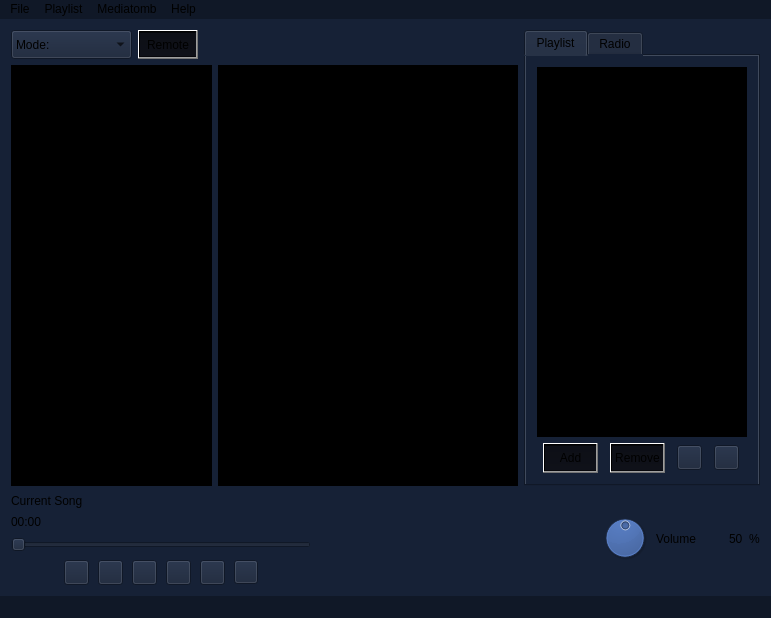
<?xml version="1.0" encoding="UTF-8"?>
<ui version="4.0">
 <class>BeagleMain</class>
 <widget class="QMainWindow" name="BeagleMain">
  <property name="geometry">
   <rect>
    <x>0</x>
    <y>0</y>
    <width>771</width>
    <height>618</height>
   </rect>
  </property>
  <property name="minimumSize">
   <size>
    <width>721</width>
    <height>460</height>
   </size>
  </property>
  <property name="windowTitle">
   <string>BeagleTomb v.0.1.8</string>
  </property>
  <property name="windowIcon">
   <iconset resource="../images/BTres.qrc">
    <normaloff>:/images/beagletomb_icon.png</normaloff>:/images/beagletomb_icon.png</iconset>
  </property>
  <property name="styleSheet">
   <string notr="true">background-color: rgb(16, 24, 39);</string>
  </property>
  <widget class="QWidget" name="centralWidget">
   <property name="styleSheet">
    <string notr="true">background-color: rgb(22, 33, 54);</string>
   </property>
   <layout class="QVBoxLayout" name="verticalLayout_11">
    <item>
     <layout class="QVBoxLayout" name="verticalLayout_10">
      <item>
       <layout class="QHBoxLayout" name="horizontalLayout_11">
        <item>
         <layout class="QVBoxLayout" name="verticalLayout_9">
          <item>
           <layout class="QHBoxLayout" name="horizontalLayout_2">
            <item>
             <widget class="QComboBox" name="MODE_combo">
              <property name="minimumSize">
               <size>
                <width>121</width>
                <height>29</height>
               </size>
              </property>
              <property name="maximumSize">
               <size>
                <width>121</width>
                <height>29</height>
               </size>
              </property>
              <property name="styleSheet">
               <string notr="true">background-color: rgb(22, 33, 54);</string>
              </property>
              <item>
               <property name="text">
                <string>Mode:</string>
               </property>
              </item>
              <item>
               <property name="text">
                <string>Artists</string>
               </property>
              </item>
              <item>
               <property name="text">
                <string>Albums</string>
               </property>
              </item>
              <item>
               <property name="text">
                <string>Songs</string>
               </property>
              </item>
              <item>
               <property name="text">
                <string>Videos</string>
               </property>
              </item>
             </widget>
            </item>
            <item>
             <widget class="QToolButton" name="but_remote_tog">
              <property name="minimumSize">
               <size>
                <width>60</width>
                <height>29</height>
               </size>
              </property>
              <property name="maximumSize">
               <size>
                <width>60</width>
                <height>29</height>
               </size>
              </property>
              <property name="styleSheet">
               <string notr="true">background-color: qlineargradient(spread:reflect, x1:1, y1:1, x2:1, y2:0, stop:0 rgba(0, 0, 0, 255), stop:0.0480769 rgba(15, 17, 25, 255), stop:0.951923 rgba(13, 15, 22, 255), stop:1 rgba(0, 0, 0, 255));</string>
              </property>
              <property name="text">
               <string>Remote</string>
              </property>
              <property name="checkable">
               <bool>true</bool>
              </property>
              <property name="checked">
               <bool>false</bool>
              </property>
             </widget>
            </item>
            <item>
             <spacer name="horizontalSpacer_2">
              <property name="orientation">
               <enum>Qt::Horizontal</enum>
              </property>
              <property name="sizeHint" stdset="0">
               <size>
                <width>200</width>
                <height>20</height>
               </size>
              </property>
             </spacer>
            </item>
           </layout>
          </item>
          <item>
           <layout class="QHBoxLayout" name="horizontalLayout_4">
            <item>
             <widget class="QListView" name="MenuList">
              <property name="minimumSize">
               <size>
                <width>180</width>
                <height>200</height>
               </size>
              </property>
              <property name="maximumSize">
               <size>
                <width>240</width>
                <height>16777215</height>
               </size>
              </property>
              <property name="styleSheet">
               <string notr="true">background-color: rgb(0, 0, 0);</string>
              </property>
             </widget>
            </item>
            <item>
             <widget class="QListView" name="TitleList">
              <property name="minimumSize">
               <size>
                <width>300</width>
                <height>200</height>
               </size>
              </property>
              <property name="styleSheet">
               <string notr="true">background-color: rgb(0, 0, 0);</string>
              </property>
             </widget>
            </item>
           </layout>
          </item>
         </layout>
        </item>
        <item>
         <widget class="QTabWidget" name="tabWidget">
          <property name="minimumSize">
           <size>
            <width>140</width>
            <height>200</height>
           </size>
          </property>
          <property name="maximumSize">
           <size>
            <width>275</width>
            <height>16777215</height>
           </size>
          </property>
          <property name="toolTip">
           <string/>
          </property>
          <property name="styleSheet">
           <string notr="true"/>
          </property>
          <property name="currentIndex">
           <number>0</number>
          </property>
          <property name="elideMode">
           <enum>Qt::ElideRight</enum>
          </property>
          <property name="usesScrollButtons">
           <bool>false</bool>
          </property>
          <widget class="QWidget" name="Playlist_tab">
           <property name="sizePolicy">
            <sizepolicy hsizetype="Expanding" vsizetype="Expanding">
             <horstretch>0</horstretch>
             <verstretch>0</verstretch>
            </sizepolicy>
           </property>
           <property name="minimumSize">
            <size>
             <width>150</width>
             <height>0</height>
            </size>
           </property>
           <property name="styleSheet">
            <string notr="true"/>
           </property>
           <attribute name="title">
            <string>Playlist</string>
           </attribute>
           <layout class="QVBoxLayout" name="verticalLayout_4">
            <item>
             <layout class="QVBoxLayout" name="verticalLayout_2">
              <item>
               <widget class="QListView" name="PlayList">
                <property name="sizePolicy">
                 <sizepolicy hsizetype="Expanding" vsizetype="Expanding">
                  <horstretch>0</horstretch>
                  <verstretch>0</verstretch>
                 </sizepolicy>
                </property>
                <property name="minimumSize">
                 <size>
                  <width>170</width>
                  <height>200</height>
                 </size>
                </property>
                <property name="maximumSize">
                 <size>
                  <width>300</width>
                  <height>800</height>
                 </size>
                </property>
                <property name="toolTip">
                 <string>loop/shuffle coming soon</string>
                </property>
                <property name="styleSheet">
                 <string notr="true">background-color: rgb(0, 0, 0);</string>
                </property>
               </widget>
              </item>
              <item>
               <layout class="QHBoxLayout" name="horizontalLayout_7">
                <property name="sizeConstraint">
                 <enum>QLayout::SetDefaultConstraint</enum>
                </property>
                <item>
                 <widget class="QPushButton" name="ADD_but">
                  <property name="minimumSize">
                   <size>
                    <width>55</width>
                    <height>30</height>
                   </size>
                  </property>
                  <property name="maximumSize">
                   <size>
                    <width>55</width>
                    <height>30</height>
                   </size>
                  </property>
                  <property name="styleSheet">
                   <string notr="true">background-color: qlineargradient(spread:reflect, x1:1, y1:1, x2:1, y2:0, stop:0 rgba(0, 0, 0, 255), stop:0.0480769 rgba(15, 17, 25, 255), stop:0.951923 rgba(13, 15, 22, 255), stop:1 rgba(0, 0, 0, 255));</string>
                  </property>
                  <property name="text">
                   <string>Add</string>
                  </property>
                 </widget>
                </item>
                <item>
                 <widget class="QPushButton" name="REMOVE_but">
                  <property name="minimumSize">
                   <size>
                    <width>55</width>
                    <height>30</height>
                   </size>
                  </property>
                  <property name="maximumSize">
                   <size>
                    <width>55</width>
                    <height>30</height>
                   </size>
                  </property>
                  <property name="styleSheet">
                   <string notr="true">background-color: qlineargradient(spread:reflect, x1:1, y1:1, x2:1, y2:0, stop:0 rgba(0, 0, 0, 255), stop:0.0480769 rgba(15, 17, 25, 255), stop:0.951923 rgba(13, 15, 22, 255), stop:1 rgba(0, 0, 0, 255));</string>
                  </property>
                  <property name="text">
                   <string>Remove</string>
                  </property>
                 </widget>
                </item>
                <item>
                 <widget class="QPushButton" name="DOWN_but">
                  <property name="minimumSize">
                   <size>
                    <width>25</width>
                    <height>25</height>
                   </size>
                  </property>
                  <property name="maximumSize">
                   <size>
                    <width>25</width>
                    <height>25</height>
                   </size>
                  </property>
                  <property name="toolTip">
                   <string>Down</string>
                  </property>
                  <property name="text">
                   <string/>
                  </property>
                  <property name="icon">
                   <iconset resource="../images/BTres.qrc">
                    <normaloff>:/images/DOWN_icon.png</normaloff>:/images/DOWN_icon.png</iconset>
                  </property>
                 </widget>
                </item>
                <item>
                 <widget class="QPushButton" name="UP_but">
                  <property name="minimumSize">
                   <size>
                    <width>25</width>
                    <height>25</height>
                   </size>
                  </property>
                  <property name="maximumSize">
                   <size>
                    <width>25</width>
                    <height>25</height>
                   </size>
                  </property>
                  <property name="toolTip">
                   <string>Up</string>
                  </property>
                  <property name="text">
                   <string/>
                  </property>
                  <property name="icon">
                   <iconset resource="../images/BTres.qrc">
                    <normaloff>:/images/UP_icon.png</normaloff>:/images/UP_icon.png</iconset>
                  </property>
                 </widget>
                </item>
               </layout>
              </item>
             </layout>
            </item>
           </layout>
           <zorder></zorder>
          </widget>
          <widget class="QWidget" name="tab">
           <attribute name="title">
            <string>Radio</string>
           </attribute>
           <layout class="QVBoxLayout" name="verticalLayout_12">
            <item>
             <layout class="QVBoxLayout" name="verticalLayout">
              <item>
               <widget class="QListView" name="list_radio">
                <property name="styleSheet">
                 <string notr="true">background-color: rgb(0, 0, 0);</string>
                </property>
               </widget>
              </item>
              <item>
               <layout class="QVBoxLayout" name="verticalLayout_7">
                <item>
                 <layout class="QHBoxLayout" name="horizontalLayout_6">
                  <item>
                   <widget class="QLabel" name="label_4">
                    <property name="text">
                     <string>Name</string>
                    </property>
                   </widget>
                  </item>
                  <item>
                   <widget class="QLineEdit" name="entry_radName">
                    <property name="styleSheet">
                     <string notr="true">background-color: rgb(12, 18, 30);</string>
                    </property>
                   </widget>
                  </item>
                 </layout>
                </item>
                <item>
                 <layout class="QHBoxLayout" name="horizontalLayout_5">
                  <item>
                   <widget class="QLabel" name="label_3">
                    <property name="text">
                     <string>URL     </string>
                    </property>
                   </widget>
                  </item>
                  <item>
                   <widget class="QLineEdit" name="entry_radURL">
                    <property name="styleSheet">
                     <string notr="true">background-color: rgb(12, 18, 30);</string>
                    </property>
                   </widget>
                  </item>
                 </layout>
                </item>
                <item>
                 <layout class="QHBoxLayout" name="horizontalLayout_9">
                  <item>
                   <widget class="QPushButton" name="but_RadAdd">
                    <property name="minimumSize">
                     <size>
                      <width>80</width>
                      <height>27</height>
                     </size>
                    </property>
                    <property name="styleSheet">
                     <string notr="true">background-color: qlineargradient(spread:reflect, x1:1, y1:1, x2:1, y2:0, stop:0 rgba(0, 0, 0, 255), stop:0.0480769 rgba(15, 17, 25, 255), stop:0.951923 rgba(13, 15, 22, 255), stop:1 rgba(0, 0, 0, 255));</string>
                    </property>
                    <property name="text">
                     <string>Add</string>
                    </property>
                   </widget>
                  </item>
                  <item>
                   <widget class="QPushButton" name="but_RemRad">
                    <property name="minimumSize">
                     <size>
                      <width>80</width>
                      <height>27</height>
                     </size>
                    </property>
                    <property name="styleSheet">
                     <string notr="true">background-color: qlineargradient(spread:reflect, x1:1, y1:1, x2:1, y2:0, stop:0 rgba(0, 0, 0, 255), stop:0.0480769 rgba(15, 17, 25, 255), stop:0.951923 rgba(13, 15, 22, 255), stop:1 rgba(0, 0, 0, 255));</string>
                    </property>
                    <property name="text">
                     <string>Remove</string>
                    </property>
                   </widget>
                  </item>
                 </layout>
                </item>
               </layout>
              </item>
             </layout>
            </item>
           </layout>
          </widget>
         </widget>
        </item>
       </layout>
      </item>
      <item>
       <layout class="QHBoxLayout" name="horizontalLayout_8">
        <item>
         <layout class="QVBoxLayout" name="verticalLayout_3">
          <item>
           <widget class="QLabel" name="SONG_lbl">
            <property name="minimumSize">
             <size>
              <width>300</width>
              <height>17</height>
             </size>
            </property>
            <property name="text">
             <string>Current Song</string>
            </property>
           </widget>
          </item>
          <item>
           <layout class="QVBoxLayout" name="verticalLayout_6">
            <item>
             <widget class="QLabel" name="SEEK_lbl">
              <property name="text">
               <string>00:00</string>
              </property>
             </widget>
            </item>
            <item>
             <layout class="QVBoxLayout" name="verticalLayout_5">
              <item>
               <widget class="QSlider" name="SEEK_slider">
                <property name="minimumSize">
                 <size>
                  <width>160</width>
                  <height>19</height>
                 </size>
                </property>
                <property name="maximumSize">
                 <size>
                  <width>350</width>
                  <height>22</height>
                 </size>
                </property>
                <property name="toolTip">
                 <string>Seek</string>
                </property>
                <property name="orientation">
                 <enum>Qt::Horizontal</enum>
                </property>
               </widget>
              </item>
              <item>
               <layout class="QHBoxLayout" name="horizontalLayout_3">
                <item>
                 <spacer name="horizontalSpacer_3">
                  <property name="orientation">
                   <enum>Qt::Horizontal</enum>
                  </property>
                  <property name="sizeType">
                   <enum>QSizePolicy::Maximum</enum>
                  </property>
                  <property name="sizeHint" stdset="0">
                   <size>
                    <width>50</width>
                    <height>20</height>
                   </size>
                  </property>
                 </spacer>
                </item>
                <item>
                 <widget class="QPushButton" name="RRWD_but">
                  <property name="minimumSize">
                   <size>
                    <width>25</width>
                    <height>25</height>
                   </size>
                  </property>
                  <property name="maximumSize">
                   <size>
                    <width>25</width>
                    <height>25</height>
                   </size>
                  </property>
                  <property name="toolTip">
                   <string>Prev</string>
                  </property>
                  <property name="text">
                   <string/>
                  </property>
                  <property name="icon">
                   <iconset resource="../images/BTres.qrc">
                    <normaloff>:/images/RRWD_icon.png</normaloff>:/images/RRWD_icon.png</iconset>
                  </property>
                 </widget>
                </item>
                <item>
                 <widget class="QPushButton" name="STOP_but">
                  <property name="minimumSize">
                   <size>
                    <width>25</width>
                    <height>25</height>
                   </size>
                  </property>
                  <property name="maximumSize">
                   <size>
                    <width>25</width>
                    <height>25</height>
                   </size>
                  </property>
                  <property name="toolTip">
                   <string>Stop</string>
                  </property>
                  <property name="text">
                   <string/>
                  </property>
                  <property name="icon">
                   <iconset resource="../images/BTres.qrc">
                    <normaloff>:/images/STOP_icon.png</normaloff>:/images/STOP_icon.png</iconset>
                  </property>
                 </widget>
                </item>
                <item>
                 <widget class="QPushButton" name="PAUSE_but">
                  <property name="minimumSize">
                   <size>
                    <width>25</width>
                    <height>25</height>
                   </size>
                  </property>
                  <property name="maximumSize">
                   <size>
                    <width>25</width>
                    <height>25</height>
                   </size>
                  </property>
                  <property name="toolTip">
                   <string>Pause</string>
                  </property>
                  <property name="text">
                   <string/>
                  </property>
                  <property name="icon">
                   <iconset resource="../images/BTres.qrc">
                    <normaloff>:/images/PAUSE_icon.png</normaloff>:/images/PAUSE_icon.png</iconset>
                  </property>
                 </widget>
                </item>
                <item>
                 <widget class="QPushButton" name="FWD_but">
                  <property name="minimumSize">
                   <size>
                    <width>25</width>
                    <height>25</height>
                   </size>
                  </property>
                  <property name="maximumSize">
                   <size>
                    <width>25</width>
                    <height>25</height>
                   </size>
                  </property>
                  <property name="toolTip">
                   <string>Play</string>
                  </property>
                  <property name="text">
                   <string/>
                  </property>
                  <property name="icon">
                   <iconset resource="../images/BTres.qrc">
                    <normaloff>:/images/FWD_icon.png</normaloff>:/images/FWD_icon.png</iconset>
                  </property>
                 </widget>
                </item>
                <item>
                 <widget class="QPushButton" name="FFWD_but">
                  <property name="minimumSize">
                   <size>
                    <width>25</width>
                    <height>25</height>
                   </size>
                  </property>
                  <property name="maximumSize">
                   <size>
                    <width>25</width>
                    <height>25</height>
                   </size>
                  </property>
                  <property name="toolTip">
                   <string>Next</string>
                  </property>
                  <property name="text">
                   <string/>
                  </property>
                  <property name="icon">
                   <iconset resource="../images/BTres.qrc">
                    <normaloff>:/images/FFWD_icon.png</normaloff>:/images/FFWD_icon.png</iconset>
                  </property>
                 </widget>
                </item>
                <item>
                 <widget class="QPushButton" name="but_loop_single">
                  <property name="minimumSize">
                   <size>
                    <width>24</width>
                    <height>24</height>
                   </size>
                  </property>
                  <property name="maximumSize">
                   <size>
                    <width>24</width>
                    <height>24</height>
                   </size>
                  </property>
                  <property name="toolTip">
                   <string>Repeat</string>
                  </property>
                  <property name="text">
                   <string/>
                  </property>
                  <property name="icon">
                   <iconset resource="../images/BTres.qrc">
                    <normaloff>:/images/RPT_icon.png</normaloff>:/images/RPT_icon.png</iconset>
                  </property>
                  <property name="checkable">
                   <bool>true</bool>
                  </property>
                 </widget>
                </item>
                <item>
                 <spacer name="horizontalSpacer_4">
                  <property name="orientation">
                   <enum>Qt::Horizontal</enum>
                  </property>
                  <property name="sizeType">
                   <enum>QSizePolicy::Maximum</enum>
                  </property>
                  <property name="sizeHint" stdset="0">
                   <size>
                    <width>50</width>
                    <height>20</height>
                   </size>
                  </property>
                 </spacer>
                </item>
               </layout>
              </item>
             </layout>
            </item>
           </layout>
          </item>
         </layout>
        </item>
        <item>
         <spacer name="horizontalSpacer">
          <property name="orientation">
           <enum>Qt::Horizontal</enum>
          </property>
          <property name="sizeHint" stdset="0">
           <size>
            <width>208</width>
            <height>20</height>
           </size>
          </property>
         </spacer>
        </item>
        <item>
         <layout class="QHBoxLayout" name="horizontalLayout">
          <item>
           <widget class="QDial" name="VOL_dial">
            <property name="minimumSize">
             <size>
              <width>50</width>
              <height>40</height>
             </size>
            </property>
            <property name="maximumSize">
             <size>
              <width>50</width>
              <height>64</height>
             </size>
            </property>
            <property name="toolTip">
             <string>Volume</string>
            </property>
            <property name="value">
             <number>50</number>
            </property>
           </widget>
          </item>
          <item>
           <widget class="QLabel" name="label">
            <property name="minimumSize">
             <size>
              <width>67</width>
              <height>17</height>
             </size>
            </property>
            <property name="maximumSize">
             <size>
              <width>67</width>
              <height>17</height>
             </size>
            </property>
            <property name="text">
             <string>Volume</string>
            </property>
           </widget>
          </item>
          <item>
           <layout class="QVBoxLayout" name="verticalLayout_8">
            <item>
             <layout class="QHBoxLayout" name="horizontalLayout_10">
              <item>
               <widget class="QLabel" name="VOL_lbl">
                <property name="text">
                 <string>50</string>
                </property>
               </widget>
              </item>
              <item>
               <widget class="QLabel" name="label_2">
                <property name="text">
                 <string>%</string>
                </property>
               </widget>
              </item>
             </layout>
            </item>
           </layout>
          </item>
         </layout>
        </item>
       </layout>
      </item>
     </layout>
    </item>
   </layout>
  </widget>
  <widget class="QMenuBar" name="menuBar">
   <property name="geometry">
    <rect>
     <x>0</x>
     <y>0</y>
     <width>771</width>
     <height>27</height>
    </rect>
   </property>
   <widget class="QMenu" name="menuFile">
    <property name="title">
     <string>File</string>
    </property>
    <addaction name="actionPreferences_2"/>
    <addaction name="actionImport_Audio"/>
    <addaction name="actionImport_Video"/>
    <addaction name="actionQuit"/>
   </widget>
   <widget class="QMenu" name="menuHelp">
    <property name="title">
     <string>Help</string>
    </property>
    <addaction name="actionAbout"/>
    <addaction name="actionDonate_2"/>
   </widget>
   <widget class="QMenu" name="menuMediatomb">
    <property name="title">
     <string>Mediatomb</string>
    </property>
    <addaction name="actionSync_2"/>
    <addaction name="actionAdmin"/>
   </widget>
   <widget class="QMenu" name="menuPlaylist">
    <property name="title">
     <string>Playlist</string>
    </property>
    <addaction name="actionNewPl"/>
    <addaction name="actionSavePl"/>
    <addaction name="actionOpenPl"/>
   </widget>
   <addaction name="menuFile"/>
   <addaction name="menuPlaylist"/>
   <addaction name="menuMediatomb"/>
   <addaction name="menuHelp"/>
  </widget>
  <widget class="QStatusBar" name="statusBar">
   <property name="enabled">
    <bool>true</bool>
   </property>
   <property name="layoutDirection">
    <enum>Qt::LeftToRight</enum>
   </property>
   <property name="styleSheet">
    <string notr="true">right:50px;
position:absolute;</string>
   </property>
   <property name="sizeGripEnabled">
    <bool>true</bool>
   </property>
  </widget>
  <action name="actionDocumentation">
   <property name="text">
    <string>Documentation</string>
   </property>
  </action>
  <action name="actionAbout">
   <property name="text">
    <string>About</string>
   </property>
  </action>
  <action name="actionAccess_Mediatomb">
   <property name="text">
    <string>Access Mediatomb</string>
   </property>
  </action>
  <action name="actionAdmin_Mediatomb">
   <property name="text">
    <string>Admin Mediatomb</string>
   </property>
  </action>
  <action name="actionPreferences">
   <property name="text">
    <string>Configuration</string>
   </property>
  </action>
  <action name="actionPreferences_2">
   <property name="text">
    <string>Preferences</string>
   </property>
  </action>
  <action name="actionDonate">
   <property name="text">
    <string>Donate</string>
   </property>
  </action>
  <action name="actionSync">
   <property name="text">
    <string>Sync</string>
   </property>
  </action>
  <action name="actionDonate_2">
   <property name="text">
    <string>Donate</string>
   </property>
  </action>
  <action name="actionAdmin">
   <property name="text">
    <string>Admin</string>
   </property>
  </action>
  <action name="actionSync_2">
   <property name="text">
    <string>Sync</string>
   </property>
  </action>
  <action name="actionImport_Audio">
   <property name="text">
    <string>Import Audio</string>
   </property>
  </action>
  <action name="actionImport_Video">
   <property name="text">
    <string>Import Video</string>
   </property>
  </action>
  <action name="actionQuit">
   <property name="text">
    <string>Quit</string>
   </property>
  </action>
  <action name="actionNewPl">
   <property name="text">
    <string>New</string>
   </property>
  </action>
  <action name="actionSavePl">
   <property name="text">
    <string>Save</string>
   </property>
  </action>
  <action name="actionOpenPl">
   <property name="text">
    <string>Open</string>
   </property>
  </action>
 </widget>
 <layoutdefault spacing="6" margin="11"/>
 <resources>
  <include location="../images/BTres.qrc"/>
 </resources>
 <connections>
  <connection>
   <sender>SEEK_slider</sender>
   <signal>sliderMoved(int)</signal>
   <receiver>SEEK_lbl</receiver>
   <slot>setNum(int)</slot>
   <hints>
    <hint type="sourcelabel">
     <x>309</x>
     <y>570</y>
    </hint>
    <hint type="destinationlabel">
     <x>310</x>
     <y>544</y>
    </hint>
   </hints>
  </connection>
  <connection>
   <sender>VOL_dial</sender>
   <signal>valueChanged(int)</signal>
   <receiver>VOL_lbl</receiver>
   <slot>setNum(int)</slot>
   <hints>
    <hint type="sourcelabel">
     <x>662</x>
     <y>586</y>
    </hint>
    <hint type="destinationlabel">
     <x>760</x>
     <y>603</y>
    </hint>
   </hints>
  </connection>
 </connections>
</ui>
